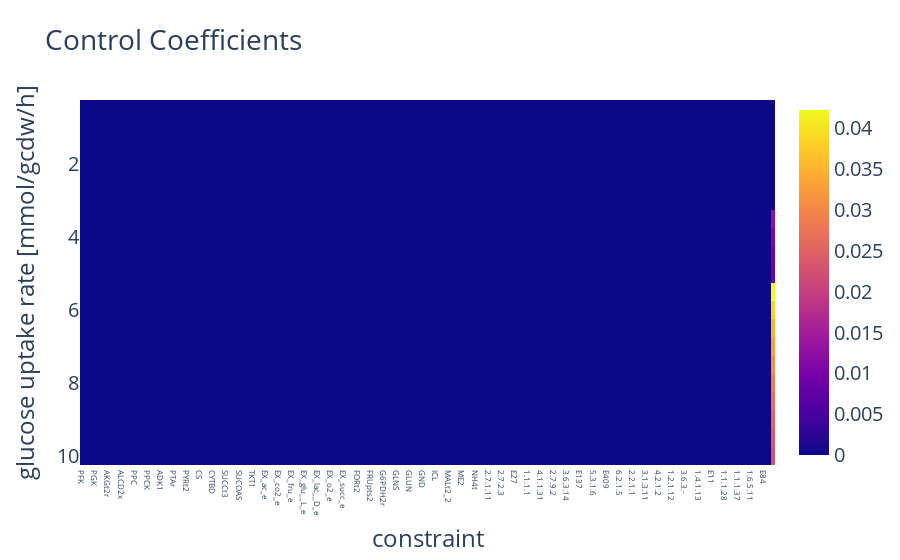
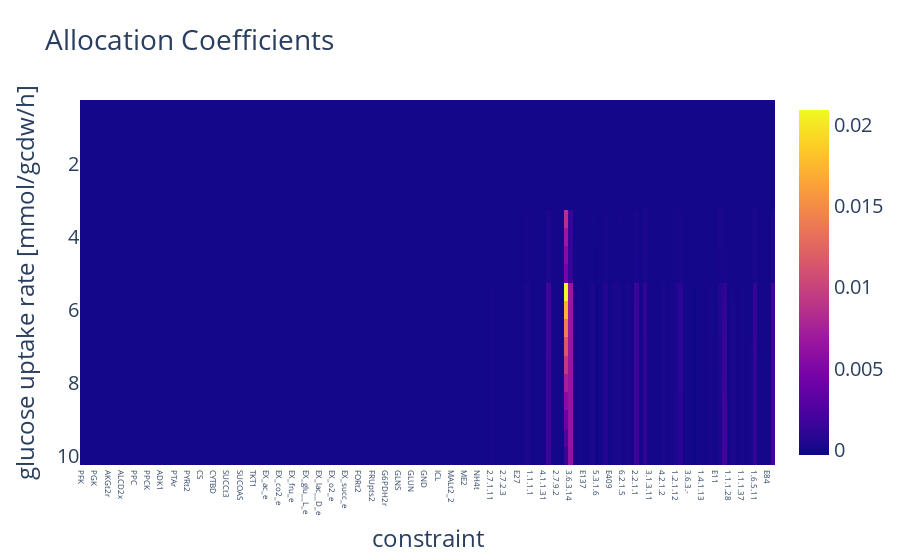

The notebook cell saved with these charts, in order:
### Code cell
#without glc uptake and atp maintenance
glc_uptake_rates = np.linspace(0.5, 10, 20)
Cv_wo = []
Cc_wo = []
Ca_wo = []
Cc_glc = []
Ca_glc = []
Cc_atpm = []
Ca_atpm = []
x_axis_ac = []
x_axis_cc = []
y_axis = []

# disable pyruvate formate lyase (inhibited by oxygen)
pa_model.change_reaction_bounds(rxn_id = 'PFL', upper_bound = 0)

for glc in glc_uptake_rates:
    print('glucose uptake rate ', glc, ' mmol/gcdw/h')
    y_axis += [glc]
    with pa_model:
        # change glucose uptake rate
        pa_model.change_reaction_bounds(rxn_id = 'EX_glc__D_e', 
                                        lower_bound = -glc, upper_bound = -glc)
        # solve the model
        pa_model.optimize()
        # save data
        Cv_new = list()
#         for i, row in pa_model.control_coefficients.iterrows():
#             if row['coefficient']!=0:
#                 print(row)
                
#         for i, row in pa_model.allocation_coefficients.iterrows():
#             if row['coefficient']!=0:
#                 print(row)
                
        cc_glc = pa_model.control_coefficients[pa_model.control_coefficients['rxn_id'] == 'EX_glc__D_e']
        cc_atp = control_coeff[control_coeff['rxn_id'] == 'ATPM']
        control_coeff = pa_model.control_coefficients.drop(cc_glc.index)
        
        cc_atpm = control_coeff[control_coeff['rxn_id'] == 'ATPM']
        control_coeff = control_coeff.drop(cc_atpm.index)
        
        Cc_glc += [cc_glc['coefficient'].values[1]]
        Cc_atpm += [cc_atpm['coefficient'].values[1]]
        
        for cc in ['UB', 'LB', 'EC_f', 'EC_b', 'sector']:
            Cv_new += control_coeff[control_coeff['constraint'] == cc].coefficient.to_list()
        Cv_wo += [Cv_new]
        
        
        ca_glc = pa_model.allocation_coefficients[pa_model.allocation_coefficients['rxn_id'] == 'EX_glc__D_e']
        alloc_coeff = pa_model.allocation_coefficients.drop(ca_glc.index)
        
        ca_atpm = alloc_coeff[alloc_coeff['rxn_id']=='ATPM']
        alloc_coeff = alloc_coeff.drop(ca_atpm.index)
        
        Ca_glc += [ca_glc['coefficient'].values]
        Ca_atpm += [ca_atpm['coefficient'].values]
        
        Ca_new = list()
        for ac in ['rxn', 'enzyme', 'sector']:
            Ca_new += alloc_coeff[alloc_coeff['constraint'] == ac].coefficient.to_list()
        Ca_wo += [Ca_new]

    print('Sum of control coefficients: \t \t \t \t \t \t \t \t', sum(Cv_new))
    print('Sum of allocation coefficients: \t \t \t \t \t \t \t', sum(Ca_new))

for cc in ['UB', 'LB', 'EC_f', 'EC_b', 'sector']:
    if cc == 'UB' or cc == 'LB':
        x_axis_cc += control_coeff[control_coeff['constraint'] == cc].rxn_id.to_list()
    else:
        x_axis_cc += control_coeff[
        control_coeff['constraint'] == cc].enzyme_id.to_list()

for ac in ['rxn', 'enzyme', 'sector']:
    if ac == 'rxn':
        x_axis_ac += alloc_coeff[alloc_coeff['constraint'] == ac].rxn_id.to_list()
    else:
        x_axis_ac += alloc_coeff[
            alloc_coeff['constraint'] == ac].enzyme_id.to_list()
        
#make yaxis

print_heatmap(x_axis_cc,y_axis, Cv_wo, title = 'Control Coefficients')
print_heatmap(x_axis_ac, y_axis, Ca_wo, title = 'Allocation Coefficients')

### Figure 1 — Plotly figure (JSON) as saved in the notebook; plotly's stock layout.template omitted (floating-point values rounded to 4 significant figures; data arrays with more than 128 entries replaced by an {"elided": "..."} marker saying what was removed)
{"data": [{"coloraxis": "coloraxis", "hovertemplate": "constraint: %{x}<br>glucose uptake rate [mmol/gcdw/h]: %{y}<br>color: %{z}<extra></extra>", "name": "0", "type": "heatmap", "x": {"elided": "321 str values"}, "xaxis": "x", "y": [0.5, 1, 1.5, 2, 2.5, 3, 3.5, 4, 4.5, 5, 5.5, 6, 6.5, 7, 7.5, 8, 8.5, 9, 9.5, 10], "yaxis": "y", "z": {"elided": "20x321 float values"}}], "layout": {"coloraxis": {"colorscale": [[0, "#0d0887"], [0.1111, "#46039f"], [0.2222, "#7201a8"], [0.3333, "#9c179e"], [0.4444, "#bd3786"], [0.5556, "#d8576b"], [0.6667, "#ed7953"], [0.7778, "#fb9f3a"], [0.8889, "#fdca26"], [1, "#f0f921"]]}, "font": {"size": 20}, "title": {"text": "Control Coefficients"}, "xaxis": {"anchor": "y", "domain": [0, 1], "tickfont": {"size": 8}, "title": {"text": "constraint"}}, "yaxis": {"anchor": "x", "autorange": "reversed", "domain": [0, 1], "tickfont": {"size": 20}, "title": {"text": "glucose uptake rate [mmol/gcdw/h]"}}}}

### Figure 2 — Plotly figure (JSON) as saved in the notebook; plotly's stock layout.template omitted (floating-point values rounded to 4 significant figures; data arrays with more than 128 entries replaced by an {"elided": "..."} marker saying what was removed)
{"data": [{"coloraxis": "coloraxis", "hovertemplate": "constraint: %{x}<br>glucose uptake rate [mmol/gcdw/h]: %{y}<br>color: %{z}<extra></extra>", "name": "0", "type": "heatmap", "x": {"elided": "160 str values"}, "xaxis": "x", "y": [0.5, 1, 1.5, 2, 2.5, 3, 3.5, 4, 4.5, 5, 5.5, 6, 6.5, 7, 7.5, 8, 8.5, 9, 9.5, 10], "yaxis": "y", "z": {"elided": "20x160 float values"}}], "layout": {"coloraxis": {"colorscale": [[0, "#0d0887"], [0.1111, "#46039f"], [0.2222, "#7201a8"], [0.3333, "#9c179e"], [0.4444, "#bd3786"], [0.5556, "#d8576b"], [0.6667, "#ed7953"], [0.7778, "#fb9f3a"], [0.8889, "#fdca26"], [1, "#f0f921"]]}, "font": {"size": 20}, "title": {"text": "Allocation Coefficients"}, "xaxis": {"anchor": "y", "domain": [0, 1], "tickfont": {"size": 8}, "title": {"text": "constraint"}}, "yaxis": {"anchor": "x", "autorange": "reversed", "domain": [0, 1], "tickfont": {"size": 20}, "title": {"text": "glucose uptake rate [mmol/gcdw/h]"}}}}
